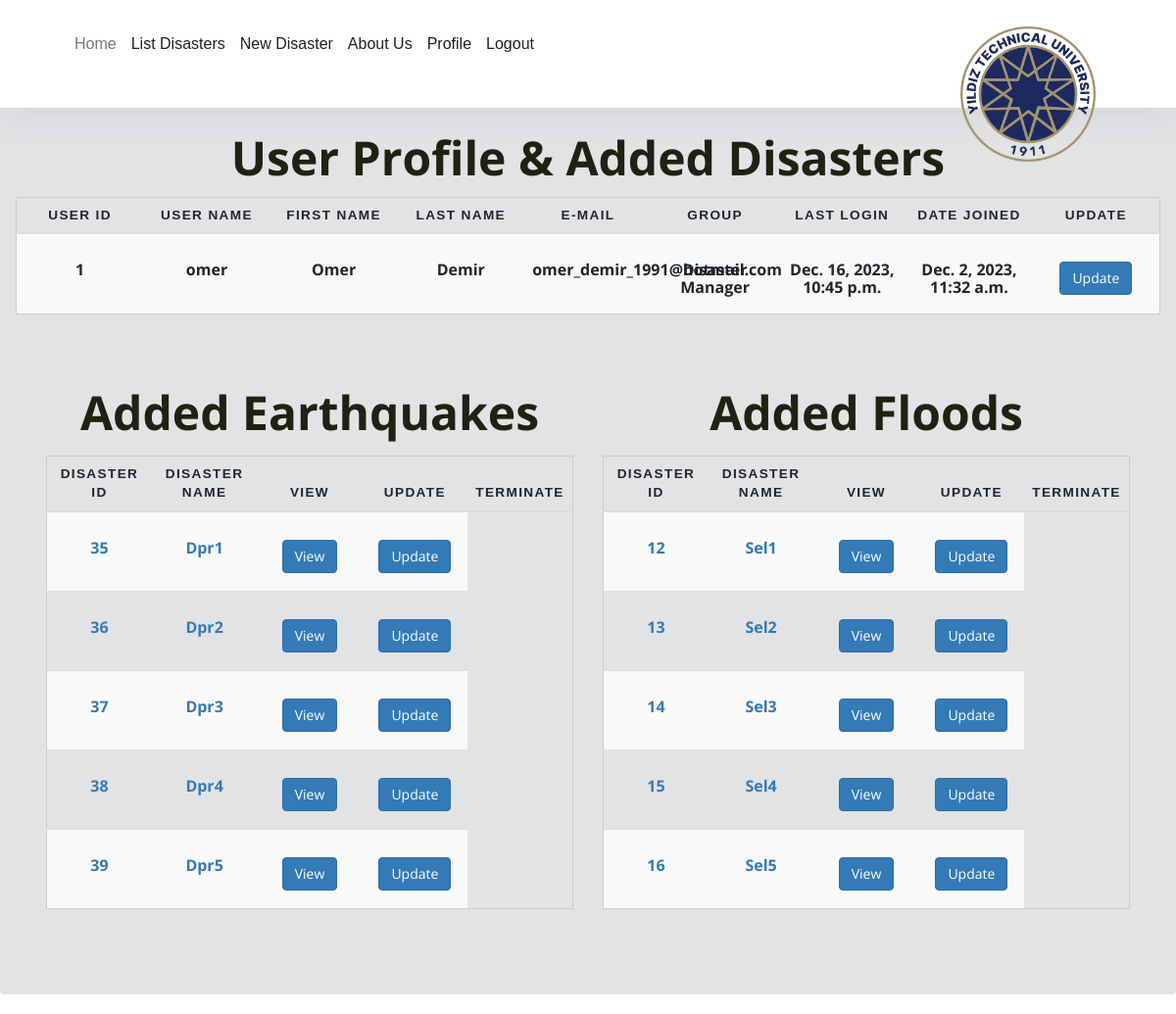
/accounts/viewProfile/ (signed in), run on the app's committed database.
### projects/models.py (models this page shows, shortened)
class Deprem(models.Model):
    user = models.ForeignKey('auth.User', verbose_name='creator', related_name='deprems', on_delete=models.SET_NULL, null=True)
    projectName = models.CharField(max_length=120, verbose_name='Disaster Name')
    summary = models.TextField(verbose_name='Summary')
    crtDate = models.DateTimeField('Creating Date', auto_now_add=True)
    MagnitudeEarthquake = models.FloatField(validators=[MinValueValidator(0.0), MaxValueValidator(9.9)],verbose_name='Magnitude of The Earthquake')
    EmergencyTime = models.CharField(max_length=20, choices=EmergyTime, verbose_name='Emergency Time', default=None)
    FocalDepth = models.FloatField(verbose_name='Focal Depth (km)')
    EmergencyLocation = models.CharField(max_length=20, choices=location, verbose_name='Emergency Location')
    BuildingCollapseRate = models.FloatField(validators=[MinValueValidator(1.0), MaxValueValidator(100.0)],verbose_name='Building Collapse Rate (%)')
    PotentialSecondaryDisasters = models.CharField(max_length=20, choices=YesNo, verbose_name='Potential of Secondary Disasters', default=None)
    PopulationDensity = models.FloatField(verbose_name='Population Density (n/km2)')
    WeatherCondition = models.CharField(max_length=20, choices=lessMuch, verbose_name='Weather Condition', default=None)
    BuildingDensityAccessibilityDisasterArea = models.CharField(max_length=20, choices=lessMuch, verbose_name='Building Density and Accessibility of the Disaster Area', default=None)
    PotentialHazardousMaterial = models.CharField(max_length=20, choices=lessMuch, verbose_name='Potential of Hazardous Material Arising from Debris', default=None)
    EmergencyResourceCompleteness = models.CharField(max_length=20, choices=lessMuch, verbose_name='Emergency Resource Completeness and Readiness Level', default=None)
    EmergencyResourceDuration = models.CharField(max_length=20, choices=lessMuch, verbose_name='Emergency Resource Arrival Duration', default=None)
    InitialResponseLevel = models.CharField(max_length=20, choices=lessMuch, verbose_name='Initial Response Level of Local Units', default=None)
    ConditionRoadTransportation = models.CharField(max_length=20, choices=lessMuch, verbose_name='Condition of Road Transportation Lines', default=None)
    ConditionAirTransportation = models.CharField(max_length=20, choices=lessMuch, verbose_name='Condition of Air Transportation Lines', default=None)
    ConditionRailwayTransportation = models.CharField(max_length=20, choices=lessMuch, verbose_name='Condition of Railway Transportation Lines', default=None)
    ConditionMaritimeTransportation = models.CharField(max_length=20, choices=lessMuch, verbose_name='Condition of Maritime Transportation Lines', default=None)
    ConditionHealthInfrastructure = models.CharField(max_length=20, choices=lessMuch, verbose_name='Condition of Health Infrastructure ', default=None)
    ConditionWaterSupplySewage = models.CharField(max_length=20, choices=lessMuch, verbose_name='Condition of Water Supply and Sewage Systems', default=None)
    ConditionCommunicationInfrastructure = models.CharField(max_length=20, choices=lessMuch, verbose_name='Condition of Communication Infrastructure', default=None)
    ConditionNaturalgas = models.CharField(max_length=20, choices=lessMuch, verbose_name='Condition of the Natural Gas', default=None)
    ConditionPowergrid = models.CharField(max_length=20, choices=lessMuch, verbose_name='Condition of the Power Grid', default=None)
    SufficiencyTemporaryResidential = models.CharField(max_length=20, choices=lessMuch, verbose_name='Sufficiency of Temporary Residential Area', default=None)
    CapacityWasteLandfills = models.CharField(max_length=20, choices=lessMuch, verbose_name='Capacity and Distance of Waste Landfills', default=None)
    responses = models.ForeignKey(ResponseCat,on_delete=models.CASCADE)
    terminate = models.BooleanField(verbose_name='terminate', default=False)

class Sel(models.Model):
    user = models.ForeignKey('auth.User', verbose_name='creator', related_name='sels', on_delete=models.SET_NULL, null=True)
    projectName = models.CharField(max_length=120, verbose_name='Disaster Name')
    summary = models.TextField(verbose_name='Summary')
    crtDate = models.DateTimeField('Creating Date', auto_now_add=True)
    MaximumPrecipitationIntensity = models.FloatField(verbose_name='Maximum Precipitation Intensity (mm/hour)')
    SinglePrecipitationPeriod = models.FloatField(verbose_name='Single Precipitation Period (hour)')
    AveragePrecipitation = models.FloatField(verbose_name='Average Precipitation (mm)')
    MaximumWaterDepth = models.FloatField(verbose_name='Maximum Water Depth (cm)')
    DamageArea = models.FloatField(verbose_name='Damage Area (km2)')
    RescueWorker = models.FloatField(verbose_name='Rescue Worker (person)')
    EmergencyResourceDuration = models.FloatField(verbose_name='Emergency Resource Arrival Duration (min)')
    AltitudeRegion = models.FloatField(verbose_name='Altitude of the Region (m)')
    SlopeRegion = models.FloatField(verbose_name='Slope of the Region (1/m)')
    ConditionRoadTransportation = models.CharField(max_length=20, choices=lessMuch, verbose_name='Condition of Road Transportation Lines',default=None)
    EmergencyResourceCompletenessReadiness = models.CharField(max_length=20, choices=lessMuch, verbose_name='Emergency Resource Completeness and Readiness Level' ,default=None)
    BuildingDensityAccessibility = models.CharField(max_length=20, choices=lessMuch, verbose_name='Building Density and Accessibility of the Disaster Area' ,default=None)
    responses = models.ForeignKey(ResponseCat, on_delete=models.CASCADE)
    terminate = models.BooleanField(verbose_name='terminate', default=False)

### accounts/views.py (the view)
def viewProfile(request):
    if request.user.is_authenticated:
        user = request.user
        deprems = user.deprems.all()
        sels = user.sels.all()
        context = {
            'user': user,
            'prjDpr': deprems,
            'prjSel': sels,
        }
        return render(request, 'accounts/viewUser.html', context)
    else:
        return render(request, 'accounts/notLogin.html')

### templates/accounts/viewUser.html (shortened to what this page needs)
{% extends 'base.html' %}
{% block body %}
    <div class="alert alert-secondary" role="alert">
        <h1>User Profile & Added Disasters</h1>
        <table class="table table-striped">
            <thead>
                <tr>
                    <th scope="col">User Id</th>
                    <th scope="col">User Name</th>
                    <th scope="col">First Name</th>
                    <th scope="col">Last Name</th>
                    <th scope="col">E-mail</th>
                    <th scope="col">Group</th>
                    <th scope="col">Last Login</th>
                    <th scope="col">Date Joined</th>
                    <th scope="col">Update</th>
                </tr>
            </thead>
            <tbody>
                <div class="row">
                    <div class="col-md-12 col-sm-6 col-xs-1">
                        <tr>
                            <td data-label="User Id"><h3>{{ user.id }}</h3></td>
                            <td data-label="User Name"><h3>{{ user.username }}</h3></td>
                            <td data-label="First Name"><h3>{{ user.first_name }}</h3></td>
                            <td data-label="Last Name"><h3>{{ user.last_name}}</h3></td>
                            <td data-label="E-mail"><h3>{{ user.email }}</h3></td>
                            <td data-label="Group"><h3>{{ user.groups.first }}</h3></td>
                            <td data-label="Last Login"><h3>{{ user.last_login }}</h3></td>
                            <td data-label="Date Joined"><h3>{{ user.date_joined }}</h3></td>
                            <td data-label="Update"><h3><a href="{% url 'accounts:uptProfile' %}" class="btn btn-primary" role="button">Update</a></h3></td>
                        </tr>
                    </div>
                </div>
            </tbody>
        </table>
        <div class="alert alert-secondary" role="alert">
    <div class="modal-body row">
      <div class="col-md-6">
         <h1 align="center"> Added Earthquakes</h1>
          <form method="POST" enctype="multipart/form-data">
                <table class="table table-striped">
                    <thead>
                        <tr>
                            <th scope="col">Disaster ID</th>
                            <th scope="col">Disaster Name</th>
                            <th scope="col">View</th>
                            {% if user.groups.all.0.name == 'Disaster Manager' or user.groups.all.0.name == 'Disaster Specialist'  %}
                                <th scope="col">Update</th>
                                <th scope="col">Terminate</th>
                            {% endif %}
                        </tr>
                    </thead>
                    <tbody>
                    {% for project in prjDpr %}
                        <div class="row">
                            <div class="col-md-12 col-sm-6 col-xs-1">
                                <tr>
                                    <td data-label="Disaster ID"><h3><a href="{{ project.get_absolute_url }}">{{ project.id }}</a></h3></td>
                                    <td data-label="Disaster Name"><h3><a href="{{ project.get_absolute_url }}">{{ project.projectName }}</a></h3></td>
                                    <td data-label="View"><h3><a href="{%url 'projects:depremView' project.id%}" class="btn btn-primary" role="button">View</a></h3></td>
                                    {% if user.groups.all.0.name == 'Disaster Manager' or user.groups.all.0.name == 'Disaster Specialist'  %}
                                        <td data-label="Update"><h3><a href="{%url 'projects:depremUpdate' project.id%}" class="btn btn-primary" role="button">Update</a></h3></td>
                                    {% endif %}
                                </tr>
                            </div>
                        </div>
                    {% endfor %}
                    </tbody>
                </table>
          </form>
      </div>
        <div class="col-md-6">
         <h1 align="center"> Added Floods</h1>
          <form method="POST" enctype="multipart/form-data">
                <table class="table table-striped">
                    <thead>
                        <tr>
                            <th scope="col">Disaster ID</th>
                            <th scope="col">Disaster Name</th>
                            <th scope="col">View</th>
                            {% if user.groups.all.0.name == 'Disaster Manager' or user.groups.all.0.name == 'Disaster Specialist'  %}
                                <th scope="col">Update</th>
                                <th scope="col">Terminate</th>
                            {% endif %}
                        </tr>
                    </thead>
                    <tbody>
                    {% for project in prjSel %}
                        <div class="row">
                            <div class="col-md-12 col-sm-6 col-xs-1">
                                <tr>
                                    <td data-label="Disaster ID"><h3><a href="{{ project.get_absolute_url }}">{{ project.id }}</a></h3></td>
                                    <td data-label="Disaster Name"><h3><a href="{{ project.get_absolute_url }}">{{ project.projectName }}</a></h3></td>
                                    <td data-label="View"><h3><a href="{%url 'projects:selView' project.id%}" class="btn btn-primary" role="button">View</a></h3></td>
                                    {% if user.groups.all.0.name == 'Disaster Manager' or user.groups.all.0.name == 'Disaster Specialist'  %}
                                        <td data-label="Update"><h3><a href="{%url 'projects:selUpdate' project.id%}" class="btn btn-primary" role="button">Update</a></h3></td>
                                    {% endif %}
                                </tr>
                            </div>
                        </div>
                    {% endfor %}
                    </tbody>
                </table>
          </form>
      </div>
    </div>
</div>
    </div>
{% endblock %}

### static/css/style.css (style rules this page uses)
body { font-family: "Open Sans", -apple-system, BlinkMacSystemFont, "Segoe UI", Roboto, "Helvetica Neue", Arial, "Noto Sans", sans-serif, "Apple Color Emoji", "Segoe UI Emoji", "Segoe UI Symbol", "Noto Color Emoji"; background-color: #fff; height: 200vh; position: relative; }
body:before { content: ""; position: absolute; top: 0; left: 0; right: 0; bottom: 0; background: rgba(0, 0, 0, 0.5); -webkit-transition: .3s all ease; -o-transition: .3s all ease; transition: .3s all ease; opacity: 0; visibility: hidden; z-index: 1; }
h1, h2, h3, h4, h5, h6, .h1, .h2, .h3, .h4, .h5, .h6 { font-family: "Open Sans", -apple-system, BlinkMacSystemFont, "Segoe UI", Roboto, "Helvetica Neue", Arial, "Noto Sans", sans-serif, "Apple Color Emoji", "Segoe UI Emoji", "Segoe UI Symbol", "Noto Color Emoji"; }
a { -webkit-transition: .3s all ease; -o-transition: .3s all ease; transition: .3s all ease; }
a, a:hover { text-decoration: none !important; }

### templates/base.html (style rules this page uses)
body { background-size: 100% 100%; font-family: "Open Sans", sans-serif; line-height: 1.25; height: auto; }
h3 { font-weight: bold; font-family: "Open Sans", sans-serif; font-size: medium; }
h1 { font-weight: bolder; font-family: "Open Sans", sans-serif; }
table { border: 1px solid #ccc; border-collapse: collapse; margin: 0; padding: 0; width: 100%; table-layout: fixed; }
table tr { padding: .35em; }
table th, table td { padding: .625em; text-align: center; }
table th { font-size: .85em; letter-spacing: .1em; text-transform: uppercase; }
body { font-family: 'Poppins', sans-serif; font-size: 16px; line-height: 24px; font-weight: 400; color: #212112; background-position: center; background-repeat: repeat; background-size: 7%; background-color: #fff; overflow-x: hidden; transition: all 200ms linear; }
h1 { font-size: 48px; line-height: 1.2; font-weight: 700; color: #212112; text-align: center; }

### data on the page
Deprem: id "35", projectName "Dpr1"
Deprem: id "36", projectName "Dpr2"
Deprem: id "37", projectName "Dpr3"
Deprem: id "38", projectName "Dpr4"
Deprem: id "39", projectName "Dpr5"
Sel: id "12", projectName "Sel1"
Sel: id "13", projectName "Sel2"
Sel: id "14", projectName "Sel3"
Sel: id "15", projectName "Sel4"
Sel: id "16", projectName "Sel5"

### other printed values
{{ user.id }} "1"
{{ user.username }} "omer"
{{ user.first_name }} "Omer"
{{ user.last_name }} "Demir"
{{ user.email }} "omer_demir_1991@hotmail.com"
{{ user.groups.first }} "Disaster Manager"
{{ user.last_login }} "Dec. 16, 2023, 10:45 p.m."
{{ user.date_joined }} "Dec. 2, 2023, 11:32 a.m."
